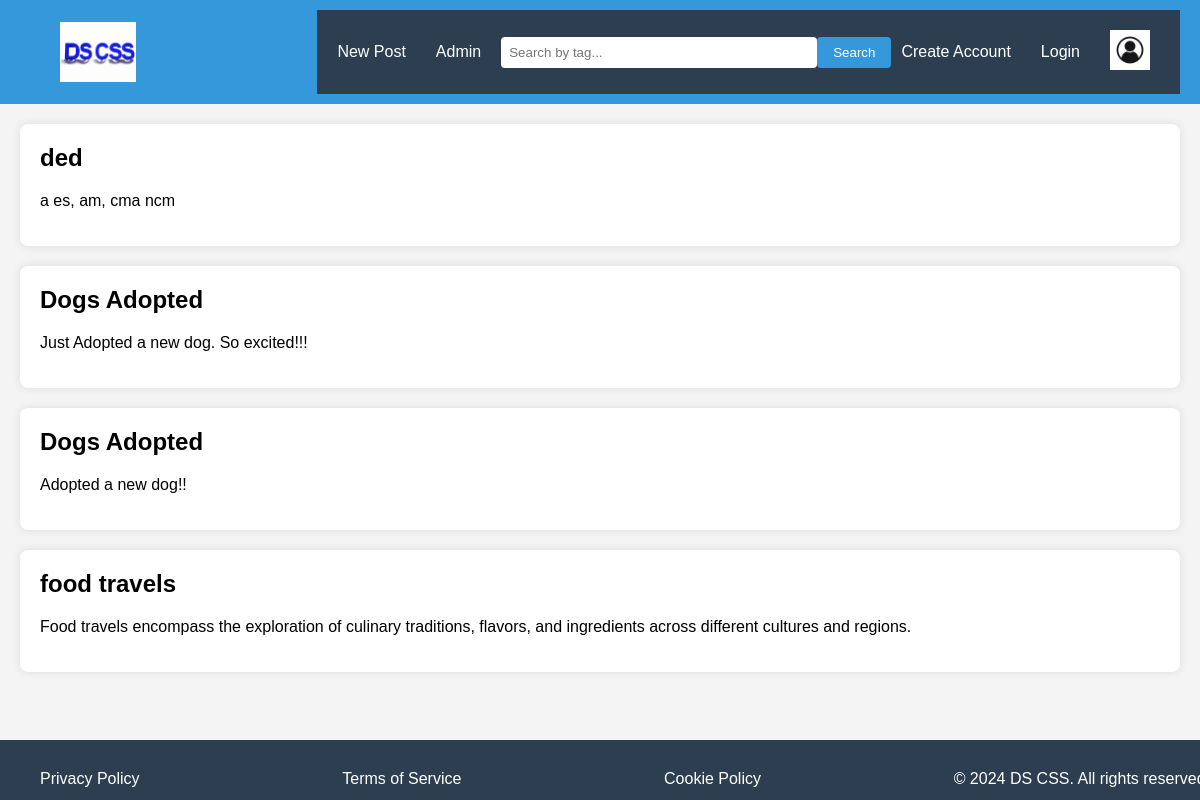
Page /home_Page.php (signed in) on the committed database.
### tables this page shows
CREATE TABLE IF NOT EXISTS `Threads` (
  `ThreadId` int(11) NOT NULL,
  `Title` varchar(255) NOT NULL,
  `Content` text NOT NULL,
  `UserId` int(11) NOT NULL,
  `Time` timestamp NOT NULL DEFAULT CURRENT_TIMESTAMP,
  `ImageId` int(11) DEFAULT NULL
);

### home_Page.php (the view, shortened to what this page needs)
<?php
include 'config.php';
$user_id = $_SESSION['user_id'];
$stmt = $pdo->prepare("SELECT * FROM User WHERE UserId = :user_id");
$stmt->execute(['user_id' => $user_id]);
$user = $stmt->fetch(PDO::FETCH_ASSOC);
?>
<!DOCTYPE html>
<html lang="en">
<head>
</head>
<body>
    <header>
        <img src="Logo.png" alt="Logo" id="logo">
        <nav>
            <a href="CreatePost.php">New Post</a>
            <a href="Admin.php">Admin</a>
            <div class="search-bar">
                <input type="text" id="searchInput" placeholder="Search by tag...">
                <button onclick="searchByTag()">Search</button>
            </div>
            <a  href="create_account.php" id="create_account">Create Account</a>
            <a  href="login.php" id="login">Login</a>
            <a  href="AccountOverview.php">
                <img src="<?php echo $user['ImageId'] ? 'getImage.php?id='.$user['ImageId'] : 'UserImage.jpeg'; ?>" alt="User Image" class="user-image-button">
            </a>
        </nav>
    </header>
    <main id="discussionContainer">
        <?php
        $servername ='localhost';
        $dbname = 'db_86043593';
        $username = '86043593';
        $password = '86043593';
        $conn = new mysqli($servername, $username, $password, $dbname);
        $sql = "SELECT * FROM Threads";
        $result = $conn->query($sql);
        if ($result->num_rows > 0) {
            while ($row = $result->fetch_assoc()) {
                echo '<div class="discussion" data-tags="' . $row["Tags"] . '" data-thread-id="' . $row["ThreadId"] . '">';
                echo '<h2>' . $row["Title"] . '</h2>';
                echo '<p>' . $row["Content"] . '</p>';
                echo '</div>';
            }
        } else {
            echo "No discussions found.";
        }
        ?>
    </main>
    <footer>
        <nav>
            <a href="#">Privacy Policy</a>
            <a href="#">Terms of Service</a>
            <a href="#">Cookie Policy</a>
            &copy; 2024 DS CSS. All rights reserved.
        </nav>
    </footer>
</body>
</html>

### home_Page.php (style rules this page uses)
body { font-family: Arial, sans-serif; margin: 0; padding: 0; background-color: #f4f4f4; }
header { background-color: #3498db; color: white; padding: 10px 20px; display: flex; justify-content: space-between; align-items: center; }
nav { display: flex; justify-content: space-between; align-items: center; padding: 10px; background-color: #2c3e50; }
nav a { color: white; text-decoration: none; padding: 10px; margin-right: 10px; }
.search-bar { display: flex; align-items: center; }
.search-bar input[type="text"] { width: 300px; padding: 8px; border: none; border-radius: 4px; }
.search-bar button { background-color: #3498db; color: white; padding: 8px 16px; border: none; border-radius: 4px; cursor: pointer; }
.user-image-button { width: 40px; height: 40px; border-radius: 50% margin-left: 10px; }
main { padding: 20px; }
.discussion { background-color: white; padding: 20px; margin-bottom: 20px; border-radius: 8px; box-shadow: 0 0 10px rgba(0, 0, 0, 0.1); }
.discussion h2 { margin-top: 0; }
#logo { max-height: 60px; padding: 10px 40px; }
footer { background-color: #2c3e50; color: white; padding: 10px 20px; text-align: center; position: fixed; bottom: 0%; width: 100%; height: 5%; }

### rows in the picture
threads: Title "ded", Content "a es, am, cma ncm"
threads: Title "Dogs Adopted", Content "Just Adopted a new dog. So excited!!!"
threads: Title "Dogs Adopted", Content "Adopted a new dog!!"
threads: Title "food travels", Content "Food travels encompass the exploration of culinary traditions, flavors, and ingredients across different cultures and regions."
